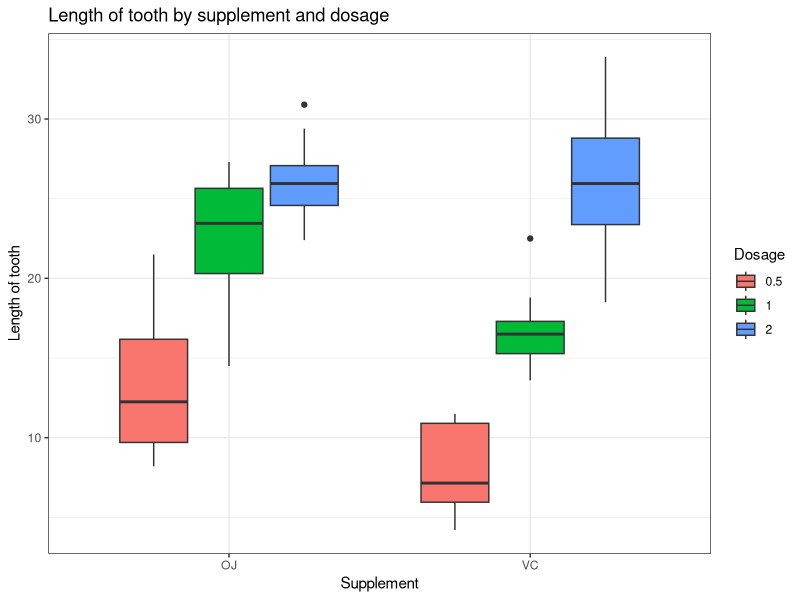
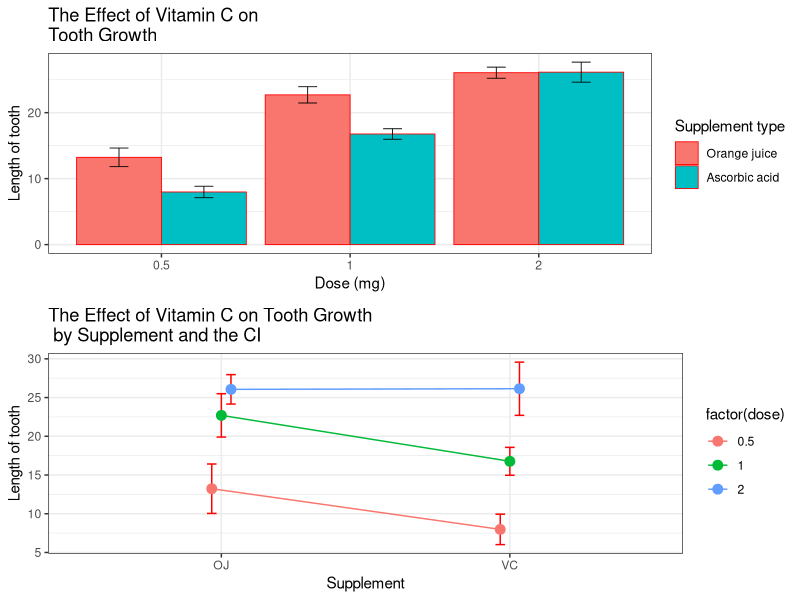

Source code (R) for these figures, in order:
## ---- chunk 1
library('knitr')
opts_chunk$set(echo=F, results="show")
## ---- chunk 2
library(ggplot2)
library(plyr)
library(dplyr)
library(xtable)
library(gridExtra)
library(doBy)
#load the data
tooth_data <- ToothGrowth
## ---- chunk 3

kable(summary(tooth_data), format = "markdown")

## ---- chunk 4
g <- ggplot(tooth_data, aes(x=supp, y=len)) + geom_boxplot(aes(x=supp, y=len,fill =factor(dose))) + labs(title="Length of tooth by supplement and dosage",
                                                                                                     y="Length of tooth", x="Supplement") +
  guides(fill=guide_legend(title="Dosage")) + theme_bw()
print(g)
## ---- chunk 5
#summary of the data
tooth_summary <- ddply(tooth_data, c("dose", "supp"), summarise,
               count    = sum(!is.na(len)),
               mean = mean(len, na.rm=TRUE),
               sd   = sd(len, na.rm=TRUE),
               se   = sd / sqrt(count) ,
               ci = se*(qt(.95/2 + .5, count-1)))
## ---- chunk 6

kable(tooth_summary, format = "markdown")

## ---- chunk 7
p1 <- ggplot(tooth_summary, aes(x=factor(dose), y=mean, fill=supp)) +   geom_bar(position=position_dodge(), stat="identity", colour="red",  size=.3) +      # Thinner lines
  geom_errorbar(aes(ymin=mean-se, ymax=mean+se),size=.3,width=.2,position=position_dodge(.9)) +
  labs(title="The Effect of Vitamin C on\nTooth Growth", y="Length of tooth", x="Dose (mg)") +
    scale_fill_hue(name="Supplement type",   breaks=c("OJ", "VC"),labels=c("Orange juice", "Ascorbic acid")) + theme_bw()
 
pd <- position_dodge(.1)
p2 <- ggplot(tooth_summary, aes(x=supp, y=mean, colour=factor(dose), group=dose)) + 
  geom_errorbar(aes(ymin=mean-ci, ymax=mean+ci), colour="red", width=.1, position=pd) + geom_line(position=pd) +
  geom_point(position=pd, size=3) + theme_bw() +  
  labs(title="The Effect of Vitamin C on Tooth Growth \n by Supplement and the CI", y="Length of tooth", x="Supplement") + guides(fill=guide_legend(title="Dosage (mg)"))
print(grid.arrange(p1, p2))

## ---- chunk 8
#ttest on tthe data
complete <- t.test(tooth_data$len~tooth_data$supp , var.equal = T)
complete.conf <- complete$conf[1:2]
complete.pvalue <- complete$p.value

dose.5 <- tooth_data[tooth_data$dose == 0.5,]
dose.1 <- tooth_data[tooth_data$dose == 1,]
dose.2 <- tooth_data[tooth_data$dose == 2,]

dose.5Test <- t.test(dose.5$len~dose.5$supp , var.equal = T)
dose.1Test <- t.test(dose.1$len~dose.1$supp , var.equal = T)
dose.2Test <- t.test(dose.2$len~dose.2$supp , var.equal = T)

conf.5 <- dose.5Test$conf[1:2]
conf.1 <- dose.1Test$conf[1:2]
conf.2 <- dose.2Test$conf[1:2]

pvalue.5 <- dose.5Test$p.value
pvalue.1 <- dose.1Test$p.value
pvalue.2 <- dose.2Test$p.value
